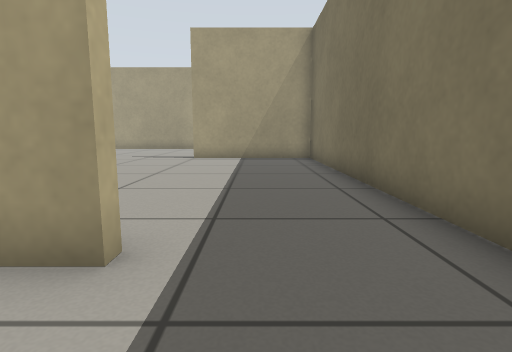
View 1 (above)

19 first-person views from a walk through a world built for the Gazebo simulator. The camera is 0.5 m above the floor, tilts 8° down and sees 80° across. The floor is counted in squares, 0.5 m on a side. Each view is taken from the middle of a square. On the plan, view 1 faces up. The plan holds only what a view shows up to about 12 squares ahead; the rest is blank.

View 2
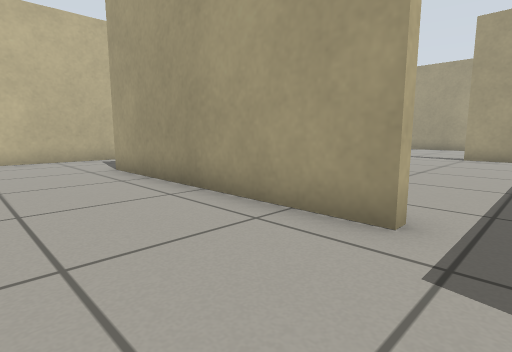

View 3
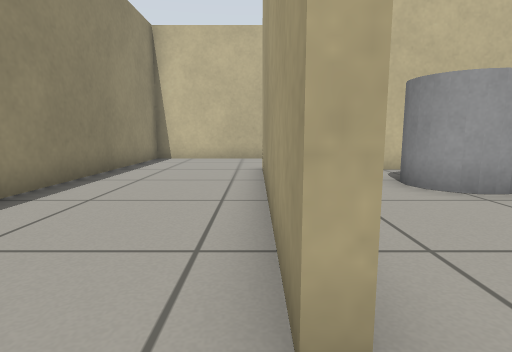

View 4
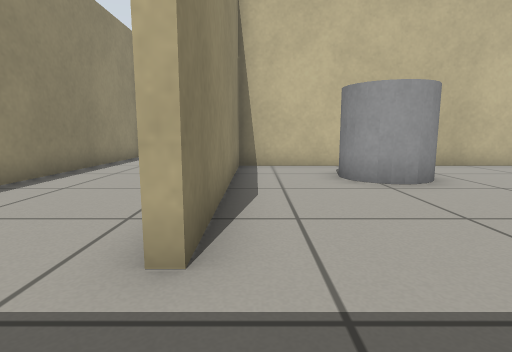

View 5
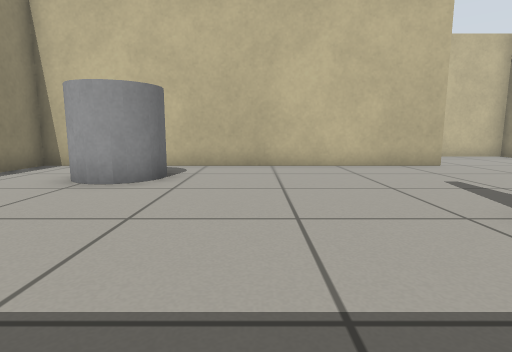

View 6
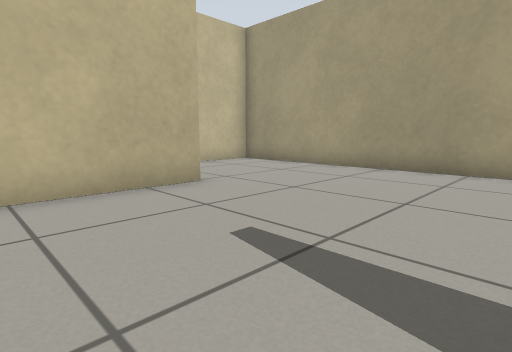

View 7
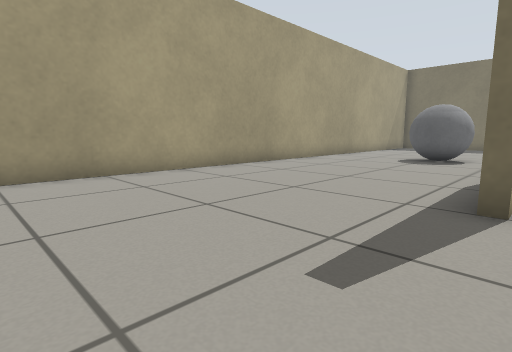

View 8
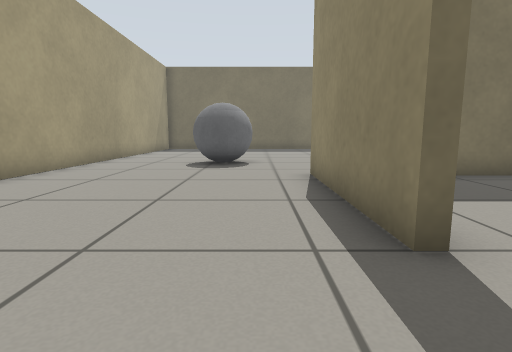

View 9
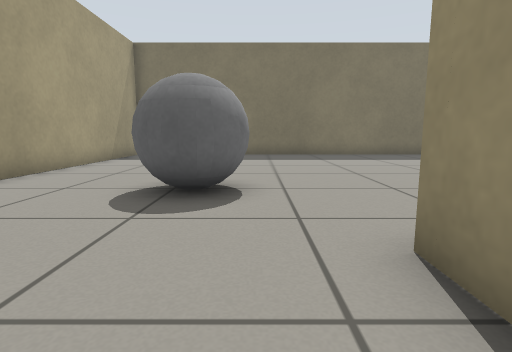

View 10
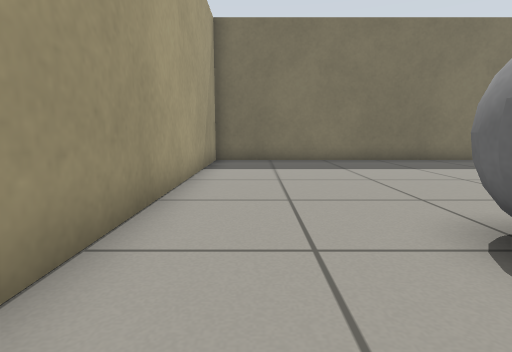

View 11
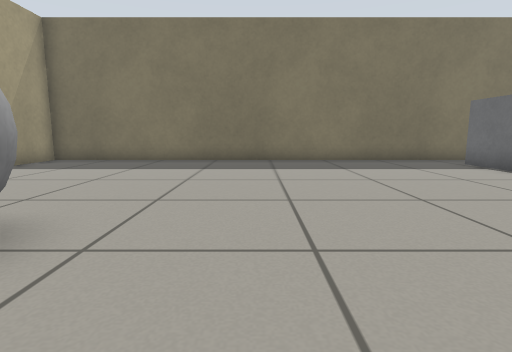

View 12
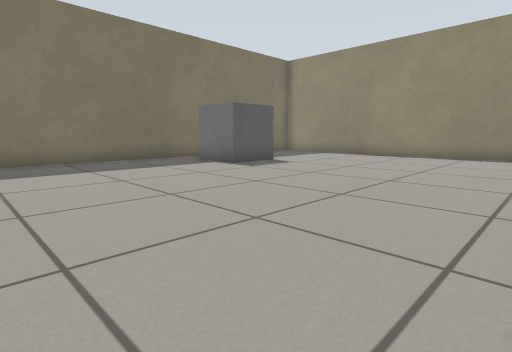

View 13
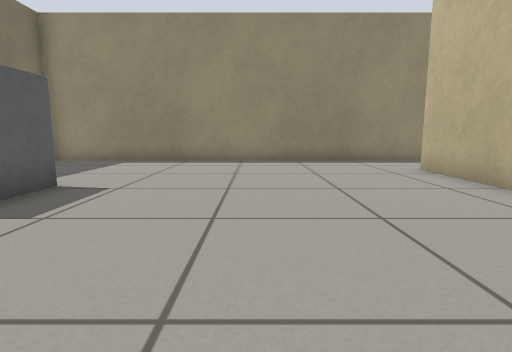

View 14
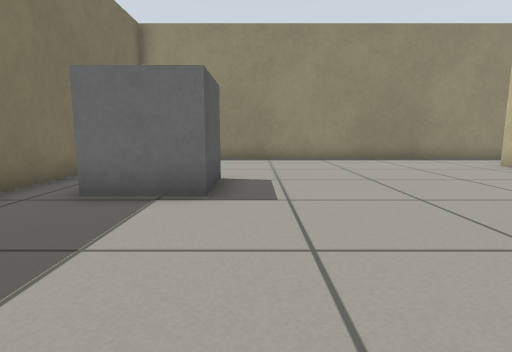

View 15
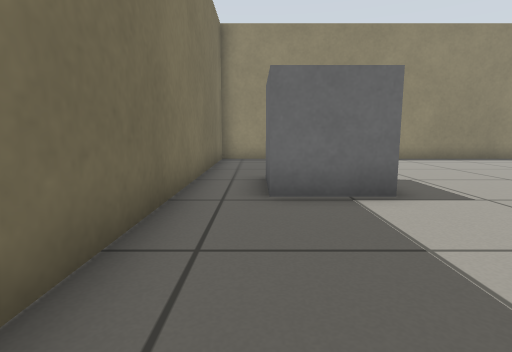

View 16
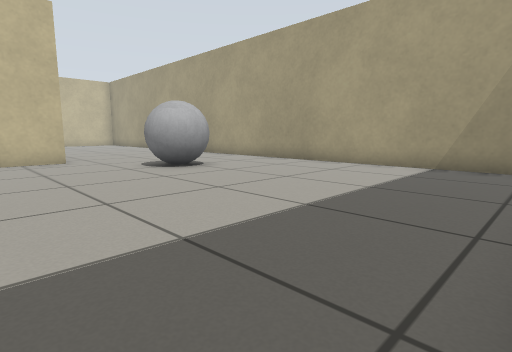

View 17
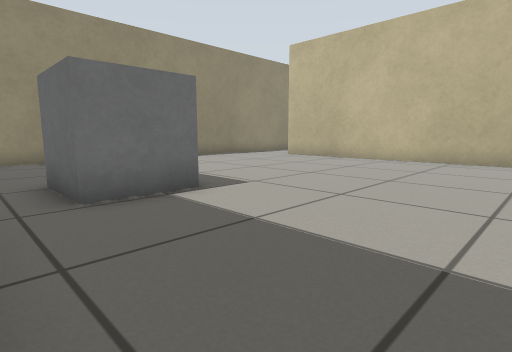

View 18
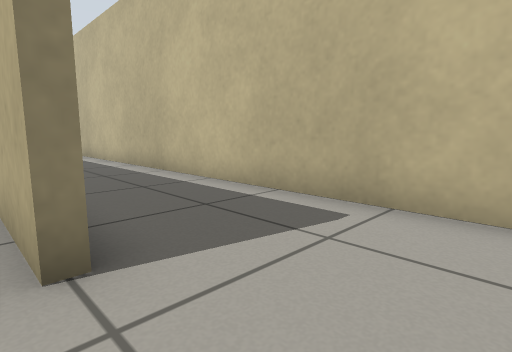

View 19
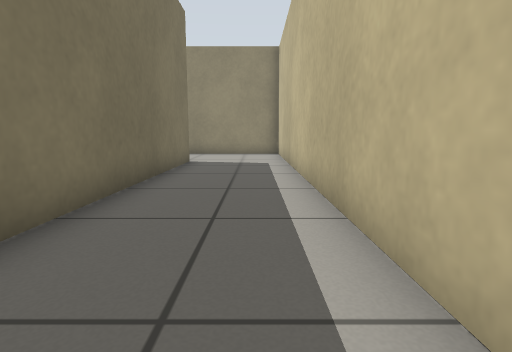

### Floor plan
Points are (right, up) in squares from view 1. A wall is a line through its corners. A room is listed if a view was taken in it or the views show most of it. See-through windows are left out.
Room 1 (views 1, 2, 19)
walls: (-1.1, 2.2) (-8.6, 2.2) (-8.6, 10.4); (0.4, -1.9) (1.4, -1.9); (-9.6, 19.5) (-12.1, 19.5) (-12.1, -1.9) (-4.5, -1.9)
ways out: opening at (-9, 17) to room 2; opening at (0, 2) to room 2; opening at (2, -0.5) to room 2
Room 2 (views 3, 4, 5, 6, 7, 8, 9, 10, 11, 12, 13, 14, 15, 16, 17, 18)
walls: (2.5, 9) (2.5, 0.6); (2.2, 2.5) (2.2, 12.4) (-2.5, 12.4) (-2.5, 12.7) (2.5, 12.7) (2.5, 11); (1.4, -1.9) (14.3, -1.9) (14.3, 19.5) (-9.6, 19.5); (-8.3, 14.7) (-8.3, 2.5) (-1.1, 2.5)
low walls: (-8.8, 14.7) (-8.3, 14.7)
ways out: opening at (-9, 17) to room 1; opening at (0, 2) to room 1; opening at (2, -0.5) to room 1
objects: grey cylinder (-6, 5) to (-5, 7); grey ball (5, 14) to (6, 16); grey box (11, 4) to (13, 5)

Where each view was taken, in squares from view 1:
view 1: 0 up, 0 right, facing up
view 2: 1 down, 0 right, facing up-left
view 3: 2 up, 0 right, facing left
view 4: 3 up, 1 right, facing left
view 5: 9 up, 1 right, facing left
view 6: 11 up, 3 left, facing up-left
view 7: 12 up, 7 left, facing up-right
view 8: 14 up, 5 left, facing right
view 9: 14 up, 0 right, facing right
view 10: 18 up, 3 right, facing right
view 11: 12 up, 3 right, facing right
view 12: 12 up, 3 right, facing down-right
view 13: 9 up, 7 right, facing down
view 14: 10 up, 10 right, facing down
view 15: 10 up, 13 right, facing down
view 16: 10 up, 14 right, facing up-left
view 17: 10 up, 14 right, facing down-left
view 18: 17 up, 8 left, facing down-left
view 19: 13 up, 11 left, facing down
